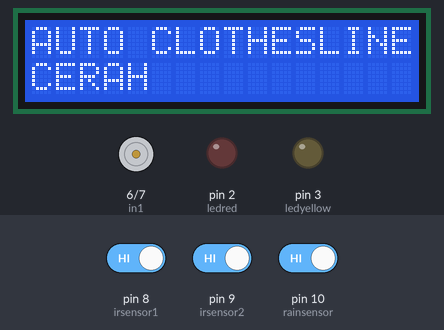
The sketch below on a simulated Arduino Uno, built with avr-gcc and run on an emulated ATmega328P. Shown: 16×2 character LCD, motor-driver pin pairs drawn as motors (green arrow = first pin HIGH = forward, orange = second pin HIGH = backward, longer = more drive, scaled by the enable pin), output pins drawn as LEDs (lit = HIGH). Inputs (shaded band) come from the test bench; at power-on: pin 8 (irsensor1) HIGH, pin 10 (rainsensor) HIGH, pin 9 (irsensor2) HIGH.

Above: at 2.2 s.
2.3 s: pin 8 (irsensor1) driven LOW
At 2.9 s:
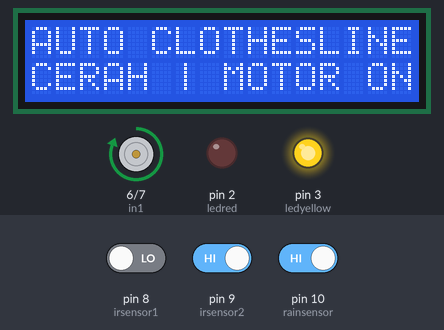
3.8 s: pin 10 (rainsensor) driven LOW
At 5.0 s:
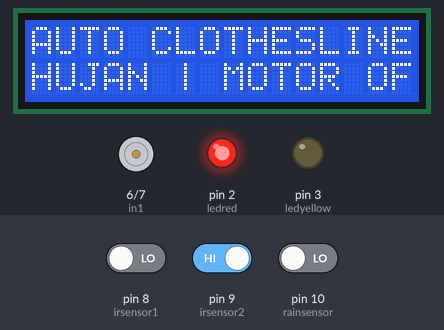
5.3 s: pin 9 (irsensor2) driven LOW
At 6.4 s:
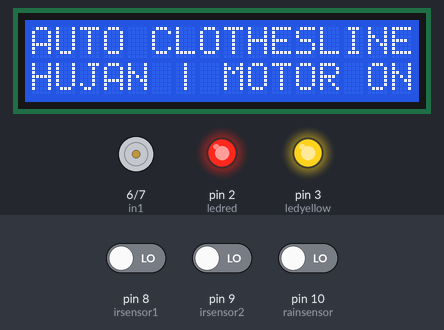
6.8 s: pin 9 (irsensor2) driven HIGH
At 7.5 s:
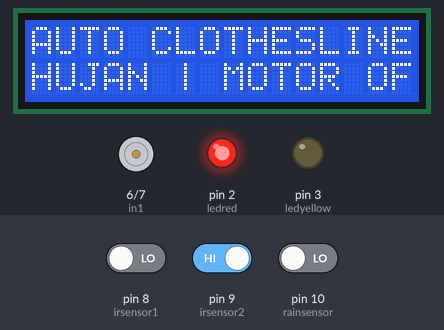
8.3 s: pin 10 (rainsensor) driven HIGH
At 8.7 s:
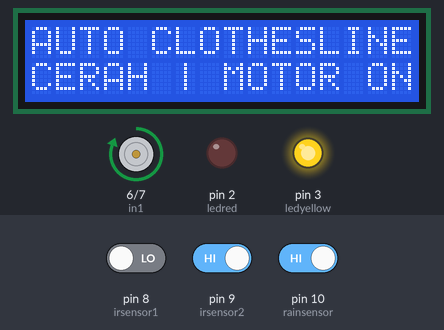
9.8 s: pin 8 (irsensor1) driven HIGH and pin 9 (irsensor2) driven LOW
At 11.0 s:
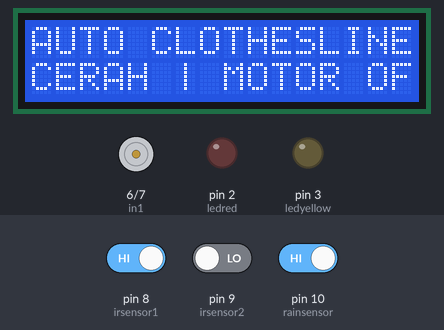
Timing chart, 0 to 12.3 s (numbered marks = the images above; inputs shaded):
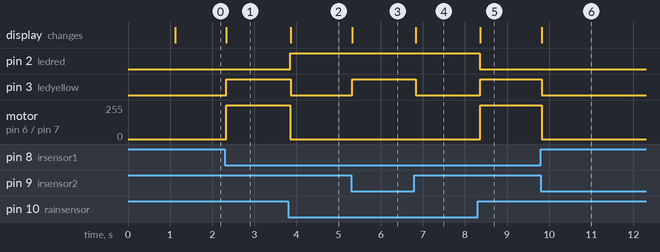

The sketch:

Rainsesor.ino
```cpp
#include <Wire.h>
#include <LiquidCrystal_I2C.h>

//AUTO CLOTHESLINE PROGRAM FOR ARDUINO
//BY ARABIS GROUP REV 3
//FINAL PROJECT KOMUNIKASI DATA SEMESTER 2


LiquidCrystal_I2C lcd(0x27, 16, 2);
//PIN
#define rainsensor 10
#define irsensor1 8
#define irsensor2 9
#define ledred 2
#define ledyellow 3
#define ledgreen 4
#define in1 6
#define in2 7
int statuscuaca;
int irstatus1;
int irstatus2;

void setup()
{
	// INISIALISASI
	lcd.begin();
	lcd.backlight();
  lcd.setCursor(0,0);
	lcd.print("AUTO CLOTHESLINE ");
  lcd.setCursor(2,1);
  lcd.print("ARABIS GROUP");
  pinMode(ledred, OUTPUT);
  pinMode(ledyellow, OUTPUT);
  pinMode(ledgreen, OUTPUT);
  pinMode(in1, OUTPUT);
  pinMode(in2, OUTPUT);
  pinMode(rainsensor, INPUT);
  pinMode(irsensor1, INPUT);
  pinMode(irsensor2, INPUT);
  Serial.begin(9600);
  delay(1000);
  lcd.clear();
}
void motorright()
{
  lcd.setCursor(6,1);
  lcd.print("| MOTOR ON");
  digitalWrite(in1, HIGH);
  digitalWrite(in2, LOW);
  digitalWrite(ledyellow, HIGH);
}
void motorleft()
{
  lcd.setCursor(6,1);
  lcd.print("| MOTOR ON");
  digitalWrite(in1, LOW);
  digitalWrite(in2, HIGH);
  digitalWrite(ledyellow, HIGH);
}
void motoroff()
{
  lcd.setCursor(6,1);
  lcd.print("| MOTOR OF");
  digitalWrite(in1, LOW);
  digitalWrite(in2, LOW);
  digitalWrite(ledyellow, LOW);
}
void hujan()
{
  lcd.setCursor(0,0);
	lcd.print("AUTO CLOTHESLINE ");
  lcd.setCursor(0,1);
	lcd.print("HUJAN");
  digitalWrite(ledred, HIGH);
  digitalWrite(ledgreen, LOW);
  irstatus1 = digitalRead(irsensor1);
  irstatus2 = digitalRead(irsensor2);
  if (irstatus2 == 0)
  {
   motorleft();
  }
  else if (irstatus1 == 0)
  {
    motoroff();
  }
}
void cerah()
{
  lcd.setCursor(0,0);
	lcd.print("AUTO CLOTHESLINE ");
  lcd.setCursor(0,1);
	lcd.print("CERAH");
  digitalWrite(ledred, LOW);
  digitalWrite(ledgreen, HIGH);
  irstatus2 = digitalRead(irsensor2);
  irstatus1 = digitalRead(irsensor1);
  if(irstatus1 == 0)
  {
      motorright();
  }
  else if (irstatus2 == 0)
  {
    motoroff();
  }
}
void loop()
{
      statuscuaca = digitalRead(rainsensor);
      if (statuscuaca == 0)
      {
        hujan();
      }
     else if (statuscuaca == 1)
     {
    cerah();
     }
}
```

Measured:
- after the input at 2.3 s, pin 3 (ledyellow): LOW → HIGH at once; motor on pin 6 (in1) / pin 7 (in2): stopped → forward 255/255 at once; the display: changes at once (image 1)
- after the input at 3.8 s, pin 2 (ledred): LOW → HIGH after 0.05 s; pin 3 (ledyellow): HIGH → LOW after 0.06 s; motor on pin 6 (in1) / pin 7 (in2): forward 255/255 → stopped after 0.05 s; the display: changes after 0.06 s (image 2)
- after the input at 5.3 s, pin 3 (ledyellow): LOW → HIGH at once; the display: changes at once (image 3)
- after the input at 6.8 s, pin 3 (ledyellow): HIGH → LOW at once; the display: changes at once (image 4)
- after the input at 8.3 s, pin 2 (ledred): HIGH → LOW after 0.05 s; pin 3 (ledyellow): LOW → HIGH after 0.06 s; motor on pin 6 (in1) / pin 7 (in2): stopped → forward 255/255 after 0.06 s; the display: changes after 0.06 s (image 5)
- after the input at 9.8 s, pin 3 (ledyellow): HIGH → LOW at once; motor on pin 6 (in1) / pin 7 (in2): forward 255/255 → stopped at once; the display: changes at once (image 6)
